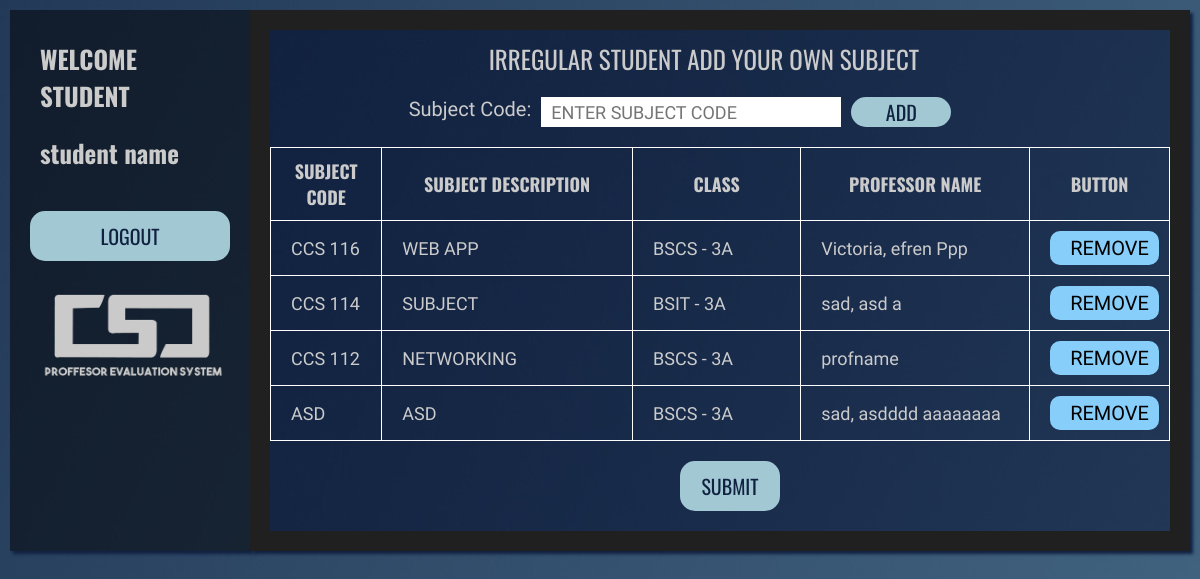
Screenshot of /student-page.php?studentnumber=222 (signed in) with the database file from the repository.
### tables this page shows
CREATE TABLE `subject_irregular` (
  `id` int(11) NOT NULL,
  `student_number` varchar(500) NOT NULL,
  `subject_code` varchar(500) NOT NULL,
  `description` varchar(500) NOT NULL,
  `course` varchar(500) NOT NULL,
  `professor` varchar(500) NOT NULL,
  `sy` varchar(500) NOT NULL,
  `sem` varchar(500) NOT NULL
);

### student-page.php (the view, shortened to what this page needs)
<?php
$name = $_GET['name'];
?>
<!DOCTYPE html>
<html>
<head>
    <link rel="stylesheet" href="style/admin.css">
</head>
<body>
    <div class="container">
        <div class="header">
            <div style="margin-bottom: -50px;">
                <h1>WELCOME STUDENT</h1>
                <h1><?php if(isset($_GET['name'])){echo $_GET['name'];} else{echo "student name";}?></h1>
            </div>
            <div>
            <form action="" method="POST">
                <div class="div-button">
                    <button class="submit" type="submit" name="logout">LOGOUT</button>
                </div>
            </form>
            </div>
            <div style="margin-top:20px;">
                <img src="image/csd.png" alt="csd" width="200" height="100">
            </div>
        </div>
        <div class="div-content">
            <div class="content">
                <div class="profile"
                <?php
                    require_once('database-config.php');
                    $student_number = $_GET['studentnumber'];
                    $sql = "select * from student where student_number = '$student_number'";
                    $result = mysqli_query($con,$sql);
                    if(mysqli_num_rows($result) > 0)
                    {
                        $row = mysqli_fetch_assoc($result);
                        if($row['status'] == 'REGULAR')
                        {
                            echo "style='display:none;'";
                        }
                        else
                        {
                            if(isset($_GET['submit-irreg-subject']))
                            {
                                if($_GET['submit-irreg-subject'] == "no")
                                {
                                    echo "style='display:flex;'";
                                }
                                else
                                {
                                    echo "style='display:none;'";
                                }
                            }
                            else
                            {
                                echo "style='display:flex;'";
                            }
                        }
                    }
                    else
                    {
                        echo "style='display:none;'";
                    }
                ?>>
                    <div style='display:flex;justify-content:center;margin-top:10px;margin-bottom:10px;flex-direction:column;'>
                        <p class='prof-school'>IRREGULAR STUDENT ADD YOUR OWN SUBJECT</p>
                        <form action="" method="POST">
                        <div style="display: flex; justify-content:center;margin-top:20px;">
                            <label style=" margin-left:-80px;font-family: 'Heebo', sans-serif;font-size: 20px;color: #cbcbcb;">Subject Code:</label>
                            <input style="text-indent:10px;text-transform: uppercase;border:none;outline:none;width:300px;margin-right:10px;margin-left:10px;font-family: 'Heebo', sans-serif;font-size: 18px;" type="text" name="irreg-subject-code" placeholder="ENTER SUBJECT CODE" required>
                            <button type="submit" name="irreg-submit" style="width:100px;border: none;outline: none;border-radius: 15px;background-color: #a2c8d4;font-size: 20px;font-family: 'Oswald', sans-serif;color: #112140;cursor: pointer;text-align: center;">ADD</button>
                        </div>
                        </form>
                    </div>
                    <div>
                        <?php
                        $sql = "select * from subject_irregular where student_number = '$student_number'";
                        $result = mysqli_query($con,$sql);
                        echo "<table style='margin-bottom:20px;margin-top:10px;'>
                                <tr>
                                    <th style='width:150px;'>
                                    SUBJECT CODE
                                    </th>
                                    <th style='width:400px;'>
                                    SUBJECT DESCRIPTION
                                    </th>
                                    <th style='width:300px;'>
                                    CLASS
                                    </th>
                                    <th style='width:400px;'>
                                    PROFESSOR NAME
                                    </th>
                                    <th style='width:100px;'>
                                    BUTTON
                                    </th>
                                    </tr>";
                        while($row = mysqli_fetch_assoc($result))
                        {
                            $subject_code = $row['subject_code'];
                            $course = $row['course'];
                            $description = $row['description'];
                            $professor = $row['professor'];
                            echo "<tr>";
                            echo"<td>$subject_code</td>";
                            echo"<td>$description</td>";
                            echo"<td>$course</td>";
                            echo"<td>$professor</td>";
                            echo "<td><a class='view' href='remove-subject.php?name=$name&studentnumber=$student_number&subject_code=$subject_code'>REMOVE</a></td>";
                            echo "</tr>";
                        }
                        echo"</table>";
                        ?>
                        <div style="display:flex;justify-content:center;margin-bottom:20px;">
                            <form action="" method="POST">
                                <button type="submit" name="irreg-save" style="width:200px;height:50px;margin-left:20px;width:100px;border: none;outline: none;border-radius: 15px;background-color: #a2c8d4;font-size: 20px;font-family: 'Oswald', sans-serif;color: #112140;cursor: pointer;text-align: center;">SUBMIT</button>
                            </form>
                        </div>
                    </div>
                </div>
            </div>
        </div>
    </div>
</body>
</html>

### style/admin.css (style rules this page uses)
* { margin: 0; padding: 0; box-sizing: border-box; }
body { width: 100%; height: 100%; background-image: url("../image/background_new.jpg"); background-size: auto; background-position: center; background-repeat: no-repeat; background-blend-mode: darken; }
.container { width: 100%; height: 100%; display: flex; flex-direction: row; justify-content: space-between; }
.header { padding: 20px; margin-left: 10px; margin-top: 10px; margin-bottom: 20px; background: rgba(0, 0, 0, 0.5); box-shadow: 3px 3px 3px #112140; flex: 1; display: flex; flex-direction: column; }
.div-content { background: #202020; box-shadow: 3px 3px 3px #112140; flex:5; padding: 20px; margin-right: 10px; margin-top: 10px; margin-bottom: 20px; display: flex; justify-content: center; align-items: center; }
.content { background-image: url("../image/background_new.jpg"); display: flex; width: 100%; height: 100%; flex-direction: column; }
.div-button { display: flex; justify-content: center; flex-direction: column; margin-top: 60px; }
.submit { margin-top: 20px; height: 50px; }
.submit { border: none; outline: none; border-radius: 15px; background-color: #a2c8d4; font-size: 20px; font-family: "Oswald", sans-serif; color: #112140; cursor: pointer; text-align: center; }
table { width: 100%; border-collapse: collapse; }
th { padding: 10px; font-size: 18px; font-family: "Oswald", sans-serif; color: #cbcbcb; border: 1px solid white; }
td { height: 20px; font-size: 18px; font-family: "Heebo", sans-serif; color: #cbcbcb; border: 1px solid white; text-indent: 10px; text-align: left; padding: 10px; }
.view:link, .view:visited { background-color: #87cefa; padding: 5px 10px; text-align: center; text-decoration: none; display: inline-block; color: black; border-radius: 10px; }
.view { font-family: "Heebo", sans-serif; font-size: 20px; }
h1 { padding: 10px; font-size: 25px; font-family: "Oswald", sans-serif; color: #cbcbcb; }
.prof-school { font-size: 25px; font-family: "Oswald", sans-serif; color: #cbcbcb; }
.profile { justify-content: center; align-items: center; width: 100%; height:100%; flex-direction: column; }

### rows the page displays
subject_irregular: subject_code "CCS 116", description "WEB APP", course "BSCS - 3A", professor "Victoria, efren Ppp"
subject_irregular: subject_code "CCS 114", description "SUBJECT", course "BSIT - 3A", professor "sad, asd a"
subject_irregular: subject_code "CCS 112", description "NETWORKING", course "BSCS - 3A", professor "profname"
subject_irregular: subject_code "ASD", description "ASD", course "BSCS - 3A", professor "sad, asdddd aaaaaaaa"
